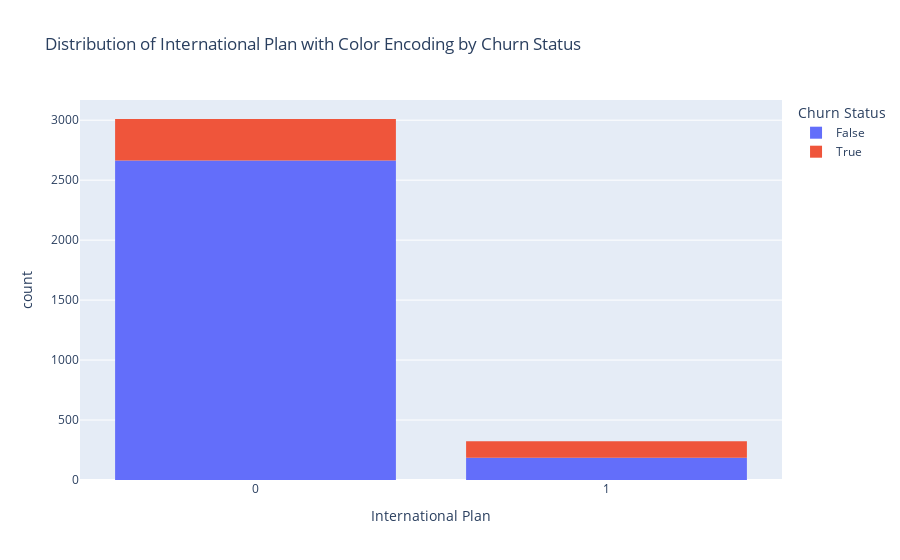

This figure's notebook cell:
### Code cell
# distribution of international plan and churn
fig = px.histogram(data, x="international plan", color="churn",
                   title="Distribution of International Plan with Color Encoding by Churn Status",
                   labels={"international plan": "International Plan", "churn": "Churn Status"})
fig.update_xaxes(type='category')  # Ensure 'international plan' is treated as a categorical variable
fig.show()

### Figure 1 — Plotly figure (JSON) as saved in the notebook; plotly's stock layout.template omitted (floating-point values rounded to 4 significant figures; data arrays with more than 128 entries replaced by an {"elided": "..."} marker saying what was removed)
{"data": [{"alignmentgroup": "True", "bingroup": "x", "hovertemplate": "Churn Status=False<br>International Plan=%{x}<br>count=%{y}<extra></extra>", "legendgroup": "False", "marker": {"color": "#636efa", "pattern": {"shape": ""}}, "name": "False", "offsetgroup": "False", "orientation": "v", "showlegend": true, "type": "histogram", "x": {"elided": "2850 int values"}, "xaxis": "x", "yaxis": "y"}, {"alignmentgroup": "True", "bingroup": "x", "hovertemplate": "Churn Status=True<br>International Plan=%{x}<br>count=%{y}<extra></extra>", "legendgroup": "True", "marker": {"color": "#EF553B", "pattern": {"shape": ""}}, "name": "True", "offsetgroup": "True", "orientation": "v", "showlegend": true, "type": "histogram", "x": {"elided": "483 int values"}, "xaxis": "x", "yaxis": "y"}], "layout": {"barmode": "relative", "legend": {"title": {"text": "Churn Status"}, "tracegroupgap": 0}, "title": {"text": "Distribution of International Plan with Color Encoding by Churn Status"}, "xaxis": {"anchor": "y", "domain": [0, 1], "title": {"text": "International Plan"}, "type": "category"}, "yaxis": {"anchor": "x", "domain": [0, 1], "title": {"text": "count"}}}}
